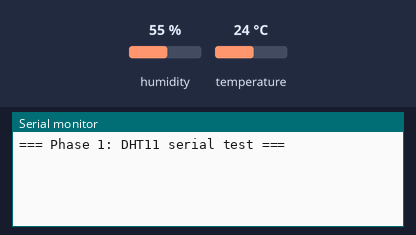
The sketch below on a simulated ESP32. Parts: the last lines printed to the serial monitor. Inputs (shaded band) come from the test bench; at power-on: temperature 24 °C, humidity 55 %.

Above: at 1.7 s.
1.8 s: temperature set to 41 °C
At 4.0 s:
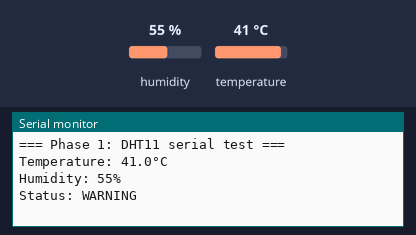
4.8 s: temperature set to 12 °C
At 7.5 s:
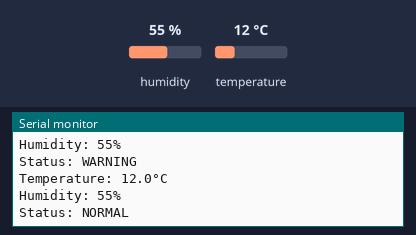
10.0 s: humidity set to 22 %
At 11.1 s:
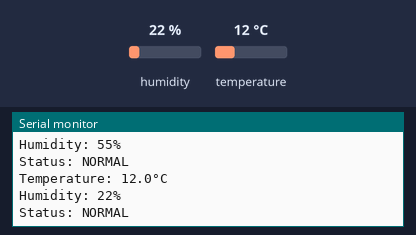

Measured:
- after the input at 1.8 s, the serial monitor: prints a new line after 0.72 s (image 1)
- after the input at 4.8 s, the serial monitor: prints a new line after 1.8 s (image 2)
- after the input at 10.0 s, the serial monitor: prints a new line after 0.62 s (image 3)

The sketch:

phase1_serial_test.ino
```cpp
/*
 * PHASE 1 milestone: ESP32 -> DHT11 -> Serial Monitor (no Wi-Fi, no MQTT).
 * Upload this first to prove the board, USB port and sensor wiring work.
 *
 * Library: "DHT sensor library" by Adafruit (+ "Adafruit Unified Sensor").
 * Wiring:  DHT11 VCC -> 3V3, DATA -> GPIO4, GND -> GND  (check your module's labels)
 * Serial Monitor: 115200 baud.
 */
#include <DHT.h>

#define DHT_PIN   4
#define DHT_TYPE  DHT11
#define WARNING_C   40.0f   // same defaults as the backend
#define CRITICAL_C  45.0f

DHT dht(DHT_PIN, DHT_TYPE);

void setup() {
  Serial.begin(115200);
  delay(500);
  Serial.println("\n=== Phase 1: DHT11 serial test ===");
  dht.begin();
}

void loop() {
  delay(2000);                       // DHT11 max sample rate ~1 Hz
  float h = dht.readHumidity();
  float t = dht.readTemperature();
  if (isnan(h) || isnan(t)) {
    Serial.println("DHT11 read failed - check wiring, pin (GPIO4) and 3V3/GND");
    return;
  }
  const char* status = t >= CRITICAL_C ? "CRITICAL" : t >= WARNING_C ? "WARNING" : "NORMAL";
  Serial.printf("Temperature: %.1f°C\nHumidity: %.0f%%\nStatus: %s\n\n", t, h, status);
}
```
